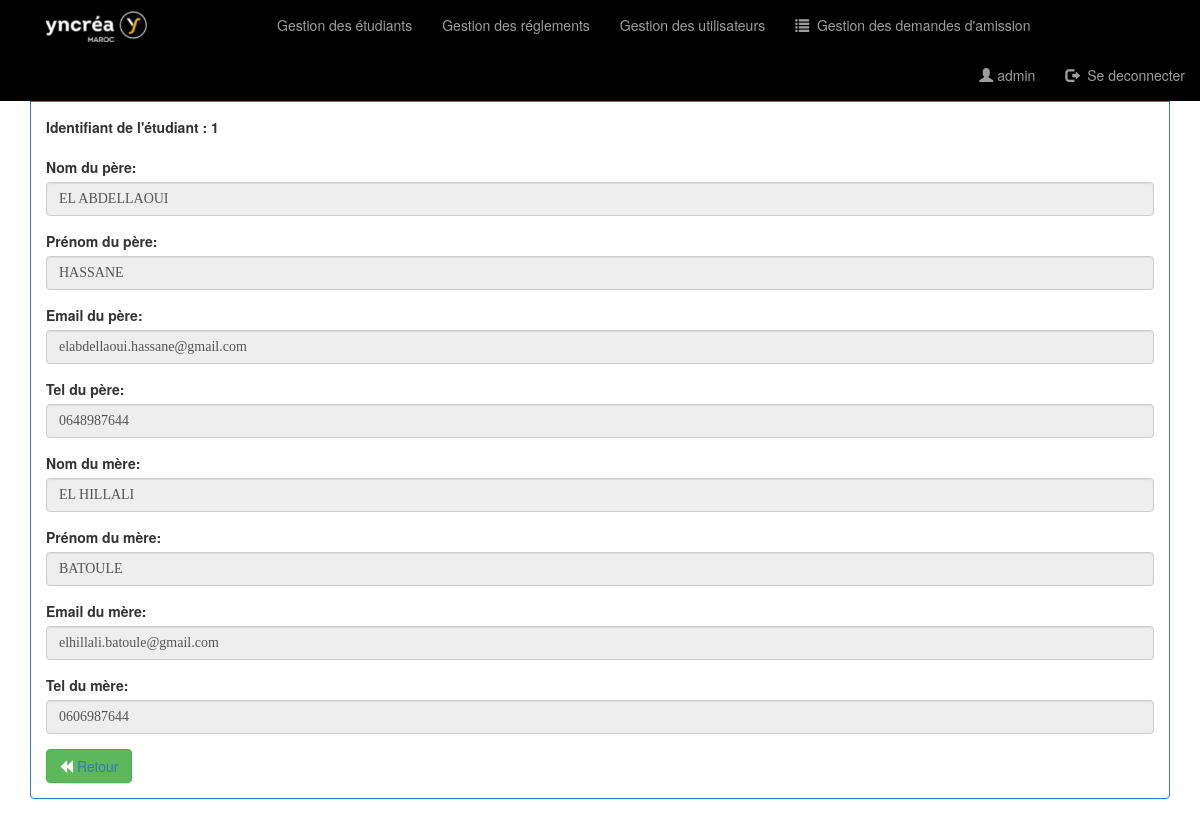
Page /pages/consulterParent.php?id=1 (signed in) on the committed database.
### tables this page shows
create table Parent(
    IdParent int(5) auto_increment primary key,
    nomPere varchar(50),
    prenomPere varchar(50),
    telPere varchar(10),
    emailPere varchar(255),
    nomMere varchar(50),
    prenomMere varchar(50),
    telMere varchar(10),
    emailMere varchar(255)
);

### pages/consulterParent.php (the view, shortened to what this page needs)
<?php
    require_once('connexiondb.php');
    $idEtudiant=isset($_GET['id'])?$_GET['id']:0;
    $requete="select codeParent from etudiant where idEtudiant = $idEtudiant";
    $resultat=$pdo->query($requete);
    $ParentList=$resultat->fetch();
    $codeParent=$ParentList['codeParent'];
    $requeteParent="select * from Parent where idParent = $codeParent";
    $resultatParent=$pdo->query($requeteParent);
    $Parent=$resultatParent->fetch();
    $nomPere=$Parent['nomPere'];
    $prenomPere=$Parent['prenomPere'];
    $emailPere=$Parent['emailPere'];
    $phonePere=$Parent['telPere'];
    $nomMere=$Parent['nomMere'];
    $prenomMere=$Parent['prenomMere'];
    $emailMere=$Parent['emailMere'];
    $phoneMere=$Parent['telMere'];
?>
<!DOCTYPE HTML>
<HTML>
    <head>
        <link rel="stylesheet" type="text/css" href="../css/bootstrap.min.css">
        <link rel="stylesheet" type="text/css" href="../css/bootstrap-datetimepicker.min.css">
        <link rel="stylesheet" type="text/css" href="../css/monstyle.css">
    </head>
    <body>
        <?php include("menu.php");?>
        <div class="container margetop">
            <div class="panel panel-primary">
                <div class="panel-heading">Consultation des information des parents: </div>
                <div class="panel-body">
                <form action="" class="form">
                    <div class="form-group">
                        <label>Identifiant de l'étudiant : <?php echo $idEtudiant; ?></label>
                    </div>
                    <div class="form-group">
                        <label>Nom du père:</label>
                        <input type="text" name="nomPere"
                        class="form-control" value="<?php echo $nomPere; ?>" readonly/>
                    </div>
                    <div class="form-group">
                        <label>Prénom du père:</label>
                        <input type="text" name="prenomPere"
                        class="form-control" value="<?php echo $prenomPere; ?>" readonly/>
                    </div>
                    <div class="form-group">
                            <label>Email du père:</label>
                            <input type="text" name="mailPere" value="<?php echo $emailPere; ?>" class="form-control" readonly/>
                        </div>
                        <div class="form-group">
                            <label>Tel du père:</label>
                            <input type="text" name="phonePere" value="<?php echo $phonePere; ?>" class="form-control" readonly/>
                        </div>
                        <div class="form-group">
                        <label>Nom du mère:</label>
                        <input type="text" name="nomMere"
                        class="form-control" value="<?php echo $nomMere; ?>" readonly/>
                    </div>
                    <div class="form-group">
                        <label>Prénom du mère:</label>
                        <input type="text" name="prenomMere"
                        class="form-control" value="<?php echo $prenomMere; ?>" readonly/>
                    </div>
                    <div class="form-group">
                            <label>Email du mère:</label>
                            <input type="text" name="mailMere" value="<?php echo $emailMere; ?>" class="form-control" readonly/>
                        </div>
                        <div class="form-group">
                            <label>Tel du mère:</label>
                            <input type="text" name="phoneMere" value="<?php echo $phoneMere; ?>" class="form-control" readonly/>
                        </div>
                        <button type="button" class="btn btn-success">
                            <span class="glyphicon glyphicon-backward"></span>
                            <a href="<?php echo $_SERVER['HTTP_REFERER'] ?>">Retour</a>
                        </button>
                   </form>
                </div>
            </div>
        </div>
    </body>
</HTML>

### css/monstyle.css (style rules this page uses)
.margetop { margin-top: 60px; }
input { padding: 10px; font-size: 17px; font-family: Raleway; border: 1px solid #aaaaaa; }

### rows in the picture
parent: nomPere "EL ABDELLAOUI", prenomPere "HASSANE", mailPere "elabdellaoui.hassane@gmail.com", phonePere "0648987644", nomMere "EL HILLALI", prenomMere "BATOULE", mailMere "elhillali.batoule@gmail.com", phoneMere "0606987644"

### other values in the picture
$_SESSION['user']['login'] "admin"
$idEtudiant "1"
